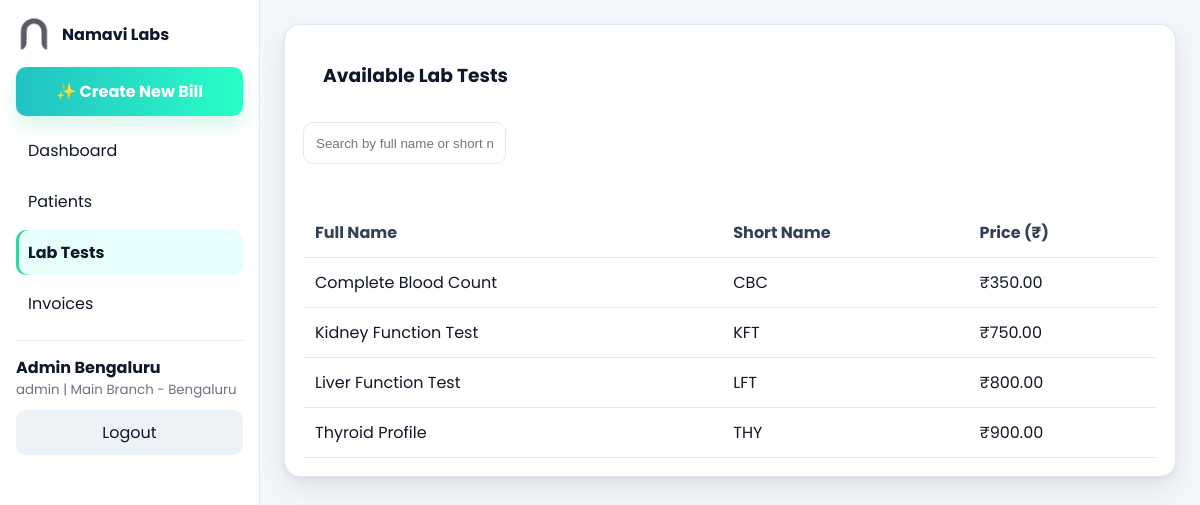
Screenshot of /tests.php (signed in) with the database file from the repository.
### tables this page shows
CREATE TABLE `branches` (
  `id` int(11) NOT NULL AUTO_INCREMENT,
  `name` varchar(255) NOT NULL,
  `address` text DEFAULT NULL,
  PRIMARY KEY (`id`)
);

CREATE TABLE `lab_tests` (
  `id` int(11) NOT NULL AUTO_INCREMENT,
  `test_code` varchar(50) NOT NULL UNIQUE,
  `test_name` varchar(255) NOT NULL,
  `price` decimal(10,2) NOT NULL,
  `image_path` varchar(255) DEFAULT 'assets/img/test_placeholder.png',
  `branch_id` int(11) NOT NULL,
  PRIMARY KEY (`id`),
  FOREIGN KEY (`branch_id`) REFERENCES `branches`(`id`)
);

### includes/functions.php (called while the page is built, shortened)
<?php
require_once 'db.php';
function is_logged_in() {
    return isset($_SESSION["loggedin"]) && $_SESSION["loggedin"] === true;
}
function is_super_admin() {
    return is_logged_in() && isset($_SESSION["role"]) && $_SESSION["role"] === 'superadmin';
}
function get_branch_name($branch_id) {
    global $conn;
    $stmt = $conn->prepare("SELECT name FROM branches WHERE id = ?");
    $stmt->bind_param("i", $branch_id);
    $stmt->execute();
    $result = $stmt->get_result();
    $branch = $result->fetch_assoc();
    return $branch ? $branch['name'] : 'Unknown Branch';
}
?>

### tests.php (the view, shortened to what this page needs)
<?php
require_once "includes/header.php";
$tests_result = $conn->query("SELECT * FROM lab_tests ORDER BY test_name ASC");
?>
<div class="card">
    <div class="card-header"><h3><?php echo is_super_admin() ? 'All Lab Tests' : 'Available Lab Tests'; ?></h3></div>
    <div class="card-body">
        <div class="filter-bar">
            <div class="form-group">
                <input type="text" id="ajax-search" class="form-control" placeholder="Search by full name or short name...">
            </div>
        </div>
        <div class="responsive-table-container">
            <table class="responsive-table">
                <thead>
                    <tr>
                        <th>Full Name</th>
                        <th>Short Name</th>
                        <th>Price (₹)</th>
                    </tr>
                </thead>
                <tbody id="tests-table-body">
                    <?php if ($tests_result && $tests_result->num_rows > 0): ?>
                        <?php while($test = $tests_result->fetch_assoc()): ?>
                            <tr>
                                <td data-label="Full Name"><?php echo htmlspecialchars($test['test_name']); ?></td>
                                <td data-label="Short Name"><?php echo htmlspecialchars($test['test_code']); ?></td>
                                <td data-label="Price">₹<?php echo number_format($test['price'], 2); ?></td>
                            </tr>
                        <?php endwhile; ?>
                    <?php else: ?>
                        <tr><td colspan="<?php echo is_super_admin() ? '5' : '3'; ?>" class="text-center">No tests found.</td></tr>
                    <?php endif; ?>
                </tbody>
            </table>
        </div>
    </div>
</div>
<?php require_once "includes/footer.php"; ?>

### includes/header.php (shortened to what this page needs)
<?php
require_once __DIR__ . '/functions.php';
$branchName = get_branch_name($_SESSION['branch_id'] ?? null);
?>
<!doctype html>
<html lang="en">
<head>
  <link rel="stylesheet" href="assets/css/style.css">
  <link rel="stylesheet"
      href="https://cdnjs.cloudflare.com/ajax/libs/line-awesome/1.3.0/line-awesome/css/line-awesome.min.css"
      xintegrity="sha512-vebUliqxrVkNgXF_L3sTgf5cgZqlS_NlKq7gVbCo9/bTRflNxcGepTNn7m2+ozoi+udvLo2sF8jseT85sCqz
>
</head>
<body>
<div class="layout">
  <nav class="sidebar" id="sidebar">
    <div class="logo-wrap">
      <img src="assets/img/logo.png" alt="Namavi Labs" style="height:36px">
      <strong>Namavi Labs</strong>
    </div>
    <?php
    $currentPath = basename(parse_url($_SERVER['REQUEST_URI'], PHP_URL_PATH) ?? '');
    function nav_active($file) {
      global $currentPath;
      $file = strtolower($file);
      $cur  = strtolower($currentPath);
      return $cur === $file ? 'active' : '';
    }
    ?>
    <ul class="sidebar-menu">
      <li class="create-bill-item create-bill-link">
        <?php if (!is_super_admin()): ?>
            <a href="create_bill.php" class="create-bill-btn">✨ Create New Bill</a>
        <?php endif; ?>
      </li>
      <li><a class="<?= nav_active('dashboard.php') ?>" href="dashboard.php">Dashboard</a></li>
      <li><a class="<?= nav_active('patients.php') ?>" href="patients.php">Patients</a></li>
      <li><a class="<?= nav_active('tests.php') ?>" href="tests.php">Lab Tests</a></li>
      <li><a class="<?= nav_active('invoices.php') ?>" href="invoices.php">Invoices</a></li>
      <li class="menu-divider"></li>
      <li class="sidebar-footer">
        <div class="user-info">
          <strong><?= htmlspecialchars($_SESSION['full_name'] ?? '') ?></strong>
          <small><?= htmlspecialchars($_SESSION['role'] ?? '') ?> | <?= htmlspecialchars($branchName) ?></small>
        </div>
        <a class="logout-btn" href="logout.php">Logout</a>
      </li>
    </ul>
  </nav>
  <main class="main-content">

### includes/footer.php (shortened to what this page needs)
  </main>
</div>
</body>
</html>

### assets/css/style.css (style rules this page uses)
:root { --bg: #F3F6FA; --text: #0F172A; --muted: #6B7280; --brand: #34D399; --brand-2: #22C1C3; --border: #E2E8F0; --card: #FFFFFF; --shadow: 0 12px 28px rgba(15,23,42,.08), 0 2px 6px rgba(15,23,42,.06); }
* { box-sizing:border-box; }
html,body { height:100%; }
body { margin:0; font-family: 'Poppins', system-ui, -apple-system, Segoe UI, Roboto, Arial, sans-serif; color:var(--text); background:var(--bg); overflow:hidden; }
a { color:inherit; text-decoration:none; }
img { max-width:100%; display:block; }
.layout { display:grid; grid-template-columns:260px minmax(0,1fr); min-height:100vh; align-items:start; }
.sidebar { background:var(--card); border-right:1px solid var(--border); width:260px; height:100vh; position:sticky; top:0; overflow-y:auto; padding:16px 16px 20px; z-index:1001; }
.sidebar .logo-wrap { display:flex; align-items:center; gap:10px; margin-bottom:10px; }
.sidebar .logo-wrap img { height:36px; width:auto; }
.sidebar-menu { list-style:none; padding:0; margin:10px 0 0; }
.sidebar-menu li { margin:6px 0; }
.sidebar-menu a { display:block; padding:10px 12px; border-radius:10px; color:#111827; }
.sidebar-menu a.active, .sidebar-menu a[aria-current="page"] { background:#E6FFFA; color:#0F172A; font-weight:700; box-shadow: inset 3px 0 0 #34D399; }
.sidebar .menu-divider { height:1px; background:var(--border); margin:14px 0; }
.sidebar .sidebar-footer .user-info small { color:var(--muted); display:block; }
.logout-btn { display:block; margin-top:10px; text-align:center; padding:10px 12px; border-radius:12px; background:#EDF2F7; }
.main-content { min-height:100vh; overflow:auto; padding:24px; }
.main-content > :first-child { margin-top:0; }
.card { background:var(--card); border:1px solid var(--border); border-radius:16px; box-shadow:var(--shadow); padding:18px; }
.form-control { width:100%; height:42px; padding:10px 12px; border:1px solid var(--border); border-radius:10px; background:#fff; color:var(--text); }
.form-group { margin-bottom: 1.25rem; }
.responsive-table { width:100%; border-collapse:collapse; }
.responsive-table th, .responsive-table td { text-align:left; padding:12px 12px; white-space:nowrap; border-bottom:1px solid var(--border); color:#111827; }
.responsive-table thead th { font-weight:700; color:#334155; }
.sidebar { z-index:1001; }
.layout { height: 100vh !important; }
.main-content { height: 100vh !important; overflow-y: auto !important; overscroll-behavior: contain; -webkit-overflow-scrolling: touch; }
.filter-bar { display: flex; gap: 12px; align-items: center; flex-wrap: wrap; margin-top: 6px; margin-bottom: 24px; }
.filter-bar .form-control { max-width: 260px; }
.card-header { display:flex; align-items:center; justify-content:space-between; gap:12px; margin-bottom: 8px; }
.card-body { padding-top: 8px; }
.sidebar .create-bill-btn { display:block; width:100%; padding:12px 16px; border-radius:14px; font-weight:700; text-align:center; text-decoration:none; color:#fff !important; background: linear-gradient(135deg, #10b981 0%, #06b6d4 100%); box-shadow: 0 10px 18px rgba(16,185,129,.15); transition: transform .12s ease, box-shadow .2s ease, filter .15s ease; }
.sidebar .create-bill-item { position: sticky; top: 8px; z-index: 2; margin-bottom: 12px; }
.sidebar .create-bill-link { display: block; margin-top: 15px; }
.sidebar .create-bill-link a { display: block; padding: 12px 16px; border-radius: 10px; background: linear-gradient(90deg, #22c1c3, #29ffc6); color: #fff; font-weight: bold; text-align: center; text-decoration: none; }
.card .card-header { display:flex; align-items:center; gap:16px; padding:18px 20px 10px; }
.card .card-header h3 { margin:0; margin-right:auto; }

### rows the page displays
branches: name "Main Branch - Bengaluru"
lab_tests: test_name "Complete Blood Count", test_code "CBC", price "350.00"
lab_tests: test_name "Kidney Function Test", test_code "KFT", price "750.00"
lab_tests: test_name "Liver Function Test", test_code "LFT", price "800.00"
lab_tests: test_name "Thyroid Profile", test_code "THY", price "900.00"

### other values shown
$_SESSION['full_name'] "Admin Bengaluru"
$_SESSION['role'] "admin"
